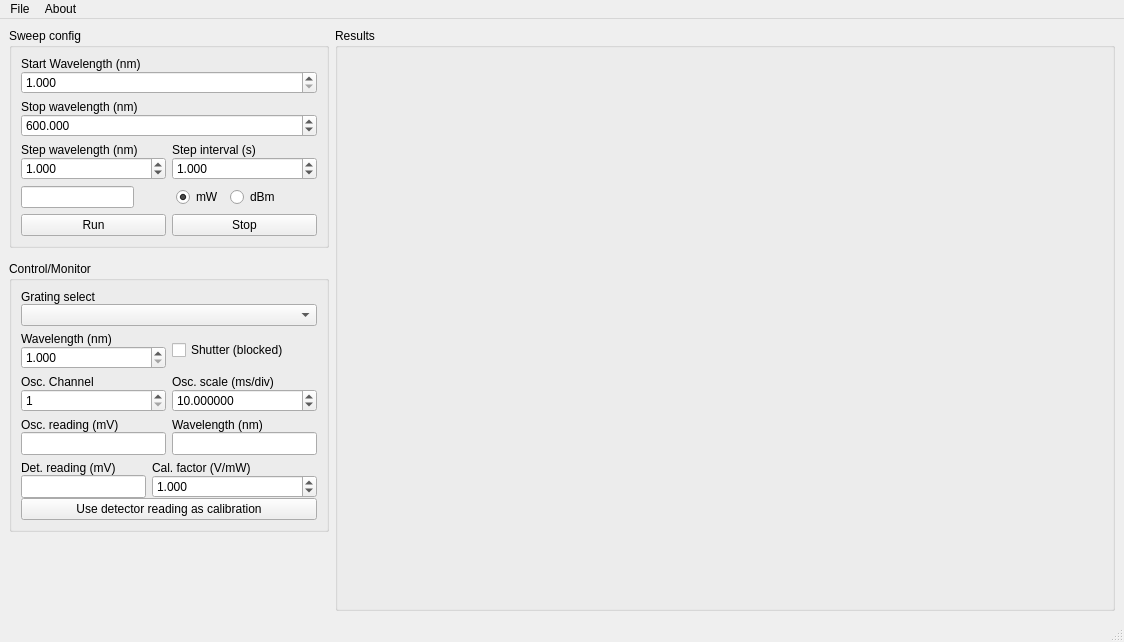
<?xml version="1.0" encoding="UTF-8"?>
<ui version="4.0">
 <class>MainWindow</class>
 <widget class="QMainWindow" name="MainWindow">
  <property name="geometry">
   <rect>
    <x>0</x>
    <y>0</y>
    <width>1124</width>
    <height>642</height>
   </rect>
  </property>
  <property name="windowTitle">
   <string>Horiba H20-UVL Sweep</string>
  </property>
  <property name="windowIcon">
   <iconset>
    <normaloff>spectrum.ico</normaloff>spectrum.ico</iconset>
  </property>
  <widget class="QWidget" name="centralwidget">
   <layout class="QGridLayout" name="gridLayout">
    <item row="0" column="0">
     <widget class="QGroupBox" name="groupBox_3">
      <property name="sizePolicy">
       <sizepolicy hsizetype="Minimum" vsizetype="Preferred">
        <horstretch>0</horstretch>
        <verstretch>0</verstretch>
       </sizepolicy>
      </property>
      <property name="maximumSize">
       <size>
        <width>320</width>
        <height>16777215</height>
       </size>
      </property>
      <property name="title">
       <string>Sweep config</string>
      </property>
      <layout class="QGridLayout" name="gridLayout_3">
       <item row="0" column="0" colspan="2">
        <layout class="QVBoxLayout" name="verticalLayout">
         <property name="spacing">
          <number>0</number>
         </property>
         <item>
          <widget class="QLabel" name="label">
           <property name="sizePolicy">
            <sizepolicy hsizetype="Minimum" vsizetype="Preferred">
             <horstretch>0</horstretch>
             <verstretch>0</verstretch>
            </sizepolicy>
           </property>
           <property name="text">
            <string>Start Wavelength (nm)</string>
           </property>
          </widget>
         </item>
         <item>
          <widget class="QDoubleSpinBox" name="startSpin">
           <property name="keyboardTracking">
            <bool>false</bool>
           </property>
           <property name="decimals">
            <number>3</number>
           </property>
           <property name="minimum">
            <double>1.000000000000000</double>
           </property>
           <property name="maximum">
            <double>10000.000000000000000</double>
           </property>
          </widget>
         </item>
        </layout>
       </item>
       <item row="3" column="0">
        <layout class="QVBoxLayout" name="verticalLayout_3">
         <property name="spacing">
          <number>0</number>
         </property>
         <item>
          <widget class="QLabel" name="label_3">
           <property name="sizePolicy">
            <sizepolicy hsizetype="Minimum" vsizetype="Preferred">
             <horstretch>0</horstretch>
             <verstretch>0</verstretch>
            </sizepolicy>
           </property>
           <property name="text">
            <string>Step wavelength (nm)</string>
           </property>
          </widget>
         </item>
         <item>
          <widget class="QDoubleSpinBox" name="stepSpin">
           <property name="keyboardTracking">
            <bool>false</bool>
           </property>
           <property name="decimals">
            <number>3</number>
           </property>
           <property name="minimum">
            <double>0.001000000000000</double>
           </property>
           <property name="maximum">
            <double>1000.000000000000000</double>
           </property>
           <property name="value">
            <double>1.000000000000000</double>
           </property>
          </widget>
         </item>
        </layout>
       </item>
       <item row="2" column="0" colspan="2">
        <layout class="QVBoxLayout" name="verticalLayout_2">
         <property name="spacing">
          <number>0</number>
         </property>
         <item>
          <widget class="QLabel" name="label_2">
           <property name="sizePolicy">
            <sizepolicy hsizetype="Minimum" vsizetype="Preferred">
             <horstretch>0</horstretch>
             <verstretch>0</verstretch>
            </sizepolicy>
           </property>
           <property name="text">
            <string>Stop wavelength (nm)</string>
           </property>
          </widget>
         </item>
         <item>
          <widget class="QDoubleSpinBox" name="stopSpin">
           <property name="keyboardTracking">
            <bool>false</bool>
           </property>
           <property name="decimals">
            <number>3</number>
           </property>
           <property name="minimum">
            <double>1.000000000000000</double>
           </property>
           <property name="maximum">
            <double>10000.000000000000000</double>
           </property>
           <property name="value">
            <double>600.000000000000000</double>
           </property>
          </widget>
         </item>
        </layout>
       </item>
       <item row="6" column="0" colspan="2">
        <layout class="QHBoxLayout" name="horizontalLayout">
         <property name="topMargin">
          <number>0</number>
         </property>
         <item>
          <widget class="QPushButton" name="runBut">
           <property name="text">
            <string>Run</string>
           </property>
          </widget>
         </item>
         <item>
          <widget class="QPushButton" name="stopBut">
           <property name="text">
            <string>Stop</string>
           </property>
          </widget>
         </item>
        </layout>
       </item>
       <item row="3" column="1">
        <layout class="QVBoxLayout" name="verticalLayout_9">
         <property name="spacing">
          <number>0</number>
         </property>
         <property name="rightMargin">
          <number>0</number>
         </property>
         <item>
          <widget class="QLabel" name="label_9">
           <property name="text">
            <string>Step interval (s)</string>
           </property>
          </widget>
         </item>
         <item>
          <widget class="QDoubleSpinBox" name="stepintSpin">
           <property name="keyboardTracking">
            <bool>false</bool>
           </property>
           <property name="decimals">
            <number>3</number>
           </property>
           <property name="minimum">
            <double>0.001000000000000</double>
           </property>
           <property name="maximum">
            <double>1000.000000000000000</double>
           </property>
           <property name="value">
            <double>1.000000000000000</double>
           </property>
          </widget>
         </item>
        </layout>
       </item>
       <item row="4" column="0" colspan="2">
        <layout class="QHBoxLayout" name="horizontalLayout_6">
         <property name="topMargin">
          <number>0</number>
         </property>
         <item>
          <widget class="QLineEdit" name="pointsInd">
           <property name="sizePolicy">
            <sizepolicy hsizetype="MinimumExpanding" vsizetype="Fixed">
             <horstretch>0</horstretch>
             <verstretch>0</verstretch>
            </sizepolicy>
           </property>
           <property name="minimumSize">
            <size>
             <width>113</width>
             <height>0</height>
            </size>
           </property>
           <property name="maximumSize">
            <size>
             <width>113</width>
             <height>16777215</height>
            </size>
           </property>
           <property name="readOnly">
            <bool>true</bool>
           </property>
          </widget>
         </item>
         <item>
          <spacer name="horizontalSpacer">
           <property name="orientation">
            <enum>Qt::Horizontal</enum>
           </property>
           <property name="sizeHint" stdset="0">
            <size>
             <width>40</width>
             <height>20</height>
            </size>
           </property>
          </spacer>
         </item>
         <item>
          <widget class="QRadioButton" name="linRadio">
           <property name="text">
            <string>mW</string>
           </property>
           <property name="checked">
            <bool>true</bool>
           </property>
          </widget>
         </item>
         <item>
          <widget class="QRadioButton" name="dbRadio">
           <property name="text">
            <string>dBm</string>
           </property>
          </widget>
         </item>
         <item>
          <spacer name="horizontalSpacer_2">
           <property name="orientation">
            <enum>Qt::Horizontal</enum>
           </property>
           <property name="sizeHint" stdset="0">
            <size>
             <width>40</width>
             <height>20</height>
            </size>
           </property>
          </spacer>
         </item>
        </layout>
       </item>
      </layout>
     </widget>
    </item>
    <item row="2" column="0">
     <widget class="QGroupBox" name="groupBox">
      <property name="sizePolicy">
       <sizepolicy hsizetype="Minimum" vsizetype="Preferred">
        <horstretch>0</horstretch>
        <verstretch>0</verstretch>
       </sizepolicy>
      </property>
      <property name="maximumSize">
       <size>
        <width>320</width>
        <height>16777215</height>
       </size>
      </property>
      <property name="title">
       <string>Control/Monitor</string>
      </property>
      <layout class="QGridLayout" name="gridLayout_4">
       <item row="1" column="0">
        <layout class="QVBoxLayout" name="verticalLayout_4">
         <property name="spacing">
          <number>0</number>
         </property>
         <property name="topMargin">
          <number>0</number>
         </property>
         <item>
          <widget class="QLabel" name="label_4">
           <property name="text">
            <string>Grating select</string>
           </property>
          </widget>
         </item>
         <item>
          <widget class="QComboBox" name="gratingCombo"/>
         </item>
        </layout>
       </item>
       <item row="8" column="0">
        <layout class="QHBoxLayout" name="horizontalLayout_5">
         <property name="topMargin">
          <number>0</number>
         </property>
         <item>
          <layout class="QVBoxLayout" name="verticalLayout_10">
           <property name="spacing">
            <number>0</number>
           </property>
           <property name="topMargin">
            <number>0</number>
           </property>
           <item>
            <widget class="QLabel" name="label_11">
             <property name="sizePolicy">
              <sizepolicy hsizetype="Minimum" vsizetype="Preferred">
               <horstretch>0</horstretch>
               <verstretch>0</verstretch>
              </sizepolicy>
             </property>
             <property name="text">
              <string>Osc. reading (mV)</string>
             </property>
            </widget>
           </item>
           <item>
            <widget class="QLineEdit" name="oscInd">
             <property name="sizePolicy">
              <sizepolicy hsizetype="MinimumExpanding" vsizetype="Fixed">
               <horstretch>0</horstretch>
               <verstretch>0</verstretch>
              </sizepolicy>
             </property>
             <property name="maximumSize">
              <size>
               <width>16777215</width>
               <height>16777215</height>
              </size>
             </property>
             <property name="font">
              <font>
               <family>Courier</family>
              </font>
             </property>
             <property name="readOnly">
              <bool>true</bool>
             </property>
            </widget>
           </item>
          </layout>
         </item>
         <item>
          <layout class="QVBoxLayout" name="verticalLayout_12">
           <property name="spacing">
            <number>0</number>
           </property>
           <property name="rightMargin">
            <number>0</number>
           </property>
           <item>
            <widget class="QLabel" name="label_12">
             <property name="sizePolicy">
              <sizepolicy hsizetype="Expanding" vsizetype="Preferred">
               <horstretch>0</horstretch>
               <verstretch>0</verstretch>
              </sizepolicy>
             </property>
             <property name="text">
              <string>Wavelength (nm)</string>
             </property>
            </widget>
           </item>
           <item>
            <widget class="QLineEdit" name="wavInd">
             <property name="sizePolicy">
              <sizepolicy hsizetype="MinimumExpanding" vsizetype="Fixed">
               <horstretch>0</horstretch>
               <verstretch>0</verstretch>
              </sizepolicy>
             </property>
             <property name="font">
              <font>
               <family>Courier</family>
              </font>
             </property>
             <property name="readOnly">
              <bool>true</bool>
             </property>
            </widget>
           </item>
          </layout>
         </item>
        </layout>
       </item>
       <item row="2" column="0">
        <layout class="QHBoxLayout" name="horizontalLayout_3">
         <property name="topMargin">
          <number>0</number>
         </property>
         <item>
          <layout class="QVBoxLayout" name="verticalLayout_11">
           <property name="spacing">
            <number>0</number>
           </property>
           <property name="topMargin">
            <number>0</number>
           </property>
           <item>
            <widget class="QLabel" name="label_10">
             <property name="text">
              <string>Wavelength (nm)</string>
             </property>
            </widget>
           </item>
           <item>
            <widget class="QDoubleSpinBox" name="wlSpin">
             <property name="keyboardTracking">
              <bool>false</bool>
             </property>
             <property name="decimals">
              <number>3</number>
             </property>
             <property name="minimum">
              <double>1.000000000000000</double>
             </property>
             <property name="maximum">
              <double>10000.000000000000000</double>
             </property>
            </widget>
           </item>
          </layout>
         </item>
         <item>
          <widget class="QCheckBox" name="shutterCheck">
           <property name="text">
            <string>Shutter (blocked)</string>
           </property>
          </widget>
         </item>
        </layout>
       </item>
       <item row="5" column="0">
        <layout class="QHBoxLayout" name="horizontalLayout_2">
         <property name="spacing">
          <number>6</number>
         </property>
         <property name="topMargin">
          <number>0</number>
         </property>
         <item>
          <layout class="QVBoxLayout" name="verticalLayout_7">
           <property name="spacing">
            <number>0</number>
           </property>
           <property name="topMargin">
            <number>0</number>
           </property>
           <item>
            <widget class="QLabel" name="label_7">
             <property name="text">
              <string>Osc. Channel</string>
             </property>
            </widget>
           </item>
           <item>
            <widget class="QSpinBox" name="oscchanSpin">
             <property name="keyboardTracking">
              <bool>false</bool>
             </property>
             <property name="minimum">
              <number>1</number>
             </property>
             <property name="maximum">
              <number>4</number>
             </property>
            </widget>
           </item>
          </layout>
         </item>
         <item>
          <layout class="QVBoxLayout" name="verticalLayout_8">
           <property name="spacing">
            <number>0</number>
           </property>
           <property name="topMargin">
            <number>0</number>
           </property>
           <item>
            <widget class="QLabel" name="label_8">
             <property name="text">
              <string>Osc. scale (ms/div)</string>
             </property>
            </widget>
           </item>
           <item>
            <widget class="QDoubleSpinBox" name="oscscaleSpin">
             <property name="keyboardTracking">
              <bool>false</bool>
             </property>
             <property name="decimals">
              <number>6</number>
             </property>
             <property name="minimum">
              <double>0.000001000000000</double>
             </property>
             <property name="maximum">
              <double>10000.000000000000000</double>
             </property>
             <property name="value">
              <double>10.000000000000000</double>
             </property>
            </widget>
           </item>
          </layout>
         </item>
        </layout>
       </item>
       <item row="9" column="0">
        <layout class="QGridLayout" name="gridLayout_5">
         <property name="sizeConstraint">
          <enum>QLayout::SetDefaultConstraint</enum>
         </property>
         <property name="leftMargin">
          <number>0</number>
         </property>
         <property name="topMargin">
          <number>0</number>
         </property>
         <property name="rightMargin">
          <number>0</number>
         </property>
         <property name="bottomMargin">
          <number>0</number>
         </property>
         <property name="verticalSpacing">
          <number>0</number>
         </property>
         <item row="1" column="0" colspan="3">
          <widget class="QPushButton" name="usedetBut">
           <property name="text">
            <string>Use detector reading as calibration</string>
           </property>
          </widget>
         </item>
         <item row="0" column="1" colspan="2">
          <layout class="QVBoxLayout" name="verticalLayout_6">
           <property name="spacing">
            <number>0</number>
           </property>
           <property name="topMargin">
            <number>0</number>
           </property>
           <item>
            <widget class="QLabel" name="label_6">
             <property name="sizePolicy">
              <sizepolicy hsizetype="Expanding" vsizetype="Preferred">
               <horstretch>0</horstretch>
               <verstretch>0</verstretch>
              </sizepolicy>
             </property>
             <property name="maximumSize">
              <size>
               <width>16777215</width>
               <height>16777215</height>
              </size>
             </property>
             <property name="text">
              <string>Cal. factor (V/mW)</string>
             </property>
            </widget>
           </item>
           <item>
            <widget class="QDoubleSpinBox" name="calSpin">
             <property name="sizePolicy">
              <sizepolicy hsizetype="Expanding" vsizetype="Preferred">
               <horstretch>0</horstretch>
               <verstretch>0</verstretch>
              </sizepolicy>
             </property>
             <property name="maximumSize">
              <size>
               <width>16777215</width>
               <height>16777215</height>
              </size>
             </property>
             <property name="keyboardTracking">
              <bool>false</bool>
             </property>
             <property name="decimals">
              <number>3</number>
             </property>
             <property name="maximum">
              <double>1000.000000000000000</double>
             </property>
             <property name="value">
              <double>1.000000000000000</double>
             </property>
            </widget>
           </item>
          </layout>
         </item>
         <item row="0" column="0">
          <layout class="QVBoxLayout" name="verticalLayout_5">
           <property name="spacing">
            <number>0</number>
           </property>
           <property name="topMargin">
            <number>0</number>
           </property>
           <item>
            <widget class="QLabel" name="label_5">
             <property name="sizePolicy">
              <sizepolicy hsizetype="Minimum" vsizetype="Preferred">
               <horstretch>0</horstretch>
               <verstretch>0</verstretch>
              </sizepolicy>
             </property>
             <property name="maximumSize">
              <size>
               <width>16777215</width>
               <height>16777215</height>
              </size>
             </property>
             <property name="text">
              <string>Det. reading (mV)</string>
             </property>
            </widget>
           </item>
           <item>
            <widget class="QLineEdit" name="detecInd">
             <property name="sizePolicy">
              <sizepolicy hsizetype="Minimum" vsizetype="Fixed">
               <horstretch>0</horstretch>
               <verstretch>0</verstretch>
              </sizepolicy>
             </property>
             <property name="maximumSize">
              <size>
               <width>147</width>
               <height>16777215</height>
              </size>
             </property>
             <property name="font">
              <font>
               <family>Courier</family>
              </font>
             </property>
             <property name="readOnly">
              <bool>true</bool>
             </property>
            </widget>
           </item>
          </layout>
         </item>
        </layout>
       </item>
      </layout>
     </widget>
    </item>
    <item row="0" column="1" rowspan="6">
     <widget class="QGroupBox" name="groupBox_2">
      <property name="sizePolicy">
       <sizepolicy hsizetype="Expanding" vsizetype="Preferred">
        <horstretch>0</horstretch>
        <verstretch>0</verstretch>
       </sizepolicy>
      </property>
      <property name="title">
       <string>Results</string>
      </property>
      <layout class="QGridLayout" name="gridLayout_2">
       <item row="0" column="0">
        <layout class="QGridLayout" name="graphHolder"/>
       </item>
      </layout>
     </widget>
    </item>
    <item row="1" column="0">
     <spacer name="verticalSpacer">
      <property name="orientation">
       <enum>Qt::Vertical</enum>
      </property>
      <property name="sizeHint" stdset="0">
       <size>
        <width>20</width>
        <height>40</height>
       </size>
      </property>
     </spacer>
    </item>
    <item row="5" column="0">
     <spacer name="verticalSpacer_2">
      <property name="orientation">
       <enum>Qt::Vertical</enum>
      </property>
      <property name="sizeHint" stdset="0">
       <size>
        <width>20</width>
        <height>99</height>
       </size>
      </property>
     </spacer>
    </item>
   </layout>
  </widget>
  <widget class="QMenuBar" name="menubar">
   <property name="geometry">
    <rect>
     <x>0</x>
     <y>0</y>
     <width>1124</width>
     <height>21</height>
    </rect>
   </property>
   <widget class="QMenu" name="menuFile">
    <property name="title">
     <string>File</string>
    </property>
    <addaction name="actionSave_config"/>
    <addaction name="actionLoad_config"/>
    <addaction name="separator"/>
    <addaction name="actionSave_final_results"/>
    <addaction name="actionSave_raw_data"/>
    <addaction name="separator"/>
    <addaction name="actionExit"/>
   </widget>
   <widget class="QMenu" name="menuAbout">
    <property name="title">
     <string>About</string>
    </property>
    <addaction name="actionAbout"/>
   </widget>
   <addaction name="menuFile"/>
   <addaction name="menuAbout"/>
  </widget>
  <widget class="QStatusBar" name="statusbar"/>
  <action name="actionSave_config">
   <property name="text">
    <string>Save config...</string>
   </property>
  </action>
  <action name="actionLoad_config">
   <property name="text">
    <string>Load config...</string>
   </property>
  </action>
  <action name="actionSave_final_results">
   <property name="text">
    <string>Save results...</string>
   </property>
  </action>
  <action name="actionSave_raw_data">
   <property name="text">
    <string>Save raw data...</string>
   </property>
  </action>
  <action name="actionExit">
   <property name="text">
    <string>Exit</string>
   </property>
  </action>
  <action name="actionAbout">
   <property name="text">
    <string>About...</string>
   </property>
  </action>
 </widget>
 <resources/>
 <connections/>
</ui>
